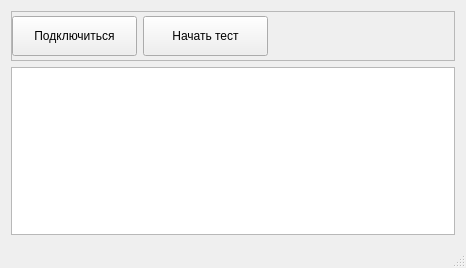
<?xml version="1.0" encoding="UTF-8"?>
<ui version="4.0">
 <class>MainWindow</class>
 <widget class="QMainWindow" name="MainWindow">
  <property name="geometry">
   <rect>
    <x>0</x>
    <y>0</y>
    <width>466</width>
    <height>268</height>
   </rect>
  </property>
  <property name="windowTitle">
   <string>Тест</string>
  </property>
  <widget class="QWidget" name="centralWidget">
   <property name="styleSheet">
    <string notr="true"/>
   </property>
   <layout class="QVBoxLayout" name="verticalLayout">
    <item>
     <widget class="QFrame" name="frame">
      <property name="minimumSize">
       <size>
        <width>0</width>
        <height>50</height>
       </size>
      </property>
      <property name="maximumSize">
       <size>
        <width>16777215</width>
        <height>50</height>
       </size>
      </property>
      <property name="styleSheet">
       <string notr="true"/>
      </property>
      <property name="frameShape">
       <enum>QFrame::StyledPanel</enum>
      </property>
      <property name="frameShadow">
       <enum>QFrame::Raised</enum>
      </property>
      <layout class="QHBoxLayout" name="horizontalLayout">
       <property name="leftMargin">
        <number>0</number>
       </property>
       <property name="topMargin">
        <number>0</number>
       </property>
       <property name="rightMargin">
        <number>0</number>
       </property>
       <property name="bottomMargin">
        <number>0</number>
       </property>
       <item>
        <widget class="QPushButton" name="pushButton">
         <property name="minimumSize">
          <size>
           <width>125</width>
           <height>40</height>
          </size>
         </property>
         <property name="maximumSize">
          <size>
           <width>125</width>
           <height>40</height>
          </size>
         </property>
         <property name="styleSheet">
          <string notr="true"/>
         </property>
         <property name="text">
          <string>Подключиться</string>
         </property>
        </widget>
       </item>
       <item>
        <widget class="QPushButton" name="pushButton_2">
         <property name="minimumSize">
          <size>
           <width>125</width>
           <height>40</height>
          </size>
         </property>
         <property name="maximumSize">
          <size>
           <width>125</width>
           <height>40</height>
          </size>
         </property>
         <property name="styleSheet">
          <string notr="true"/>
         </property>
         <property name="text">
          <string>Начать тест</string>
         </property>
        </widget>
       </item>
       <item>
        <spacer name="horizontalSpacer">
         <property name="orientation">
          <enum>Qt::Horizontal</enum>
         </property>
         <property name="sizeHint" stdset="0">
          <size>
           <width>281</width>
           <height>20</height>
          </size>
         </property>
        </spacer>
       </item>
      </layout>
     </widget>
    </item>
    <item>
     <widget class="QTextEdit" name="textEdit"/>
    </item>
   </layout>
  </widget>
  <widget class="QMenuBar" name="menuBar">
   <property name="geometry">
    <rect>
     <x>0</x>
     <y>0</y>
     <width>466</width>
     <height>21</height>
    </rect>
   </property>
  </widget>
  <widget class="QStatusBar" name="statusBar"/>
 </widget>
 <layoutdefault spacing="6" margin="11"/>
 <resources/>
 <connections/>
</ui>
